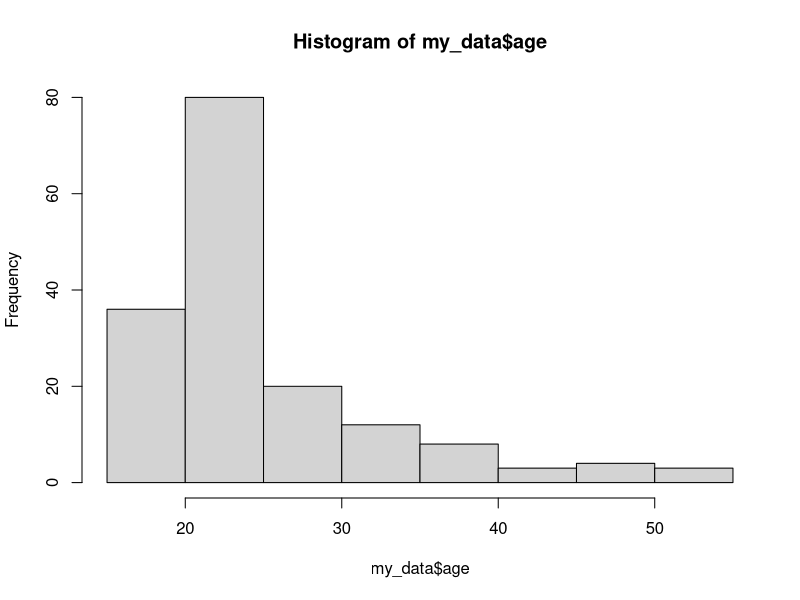
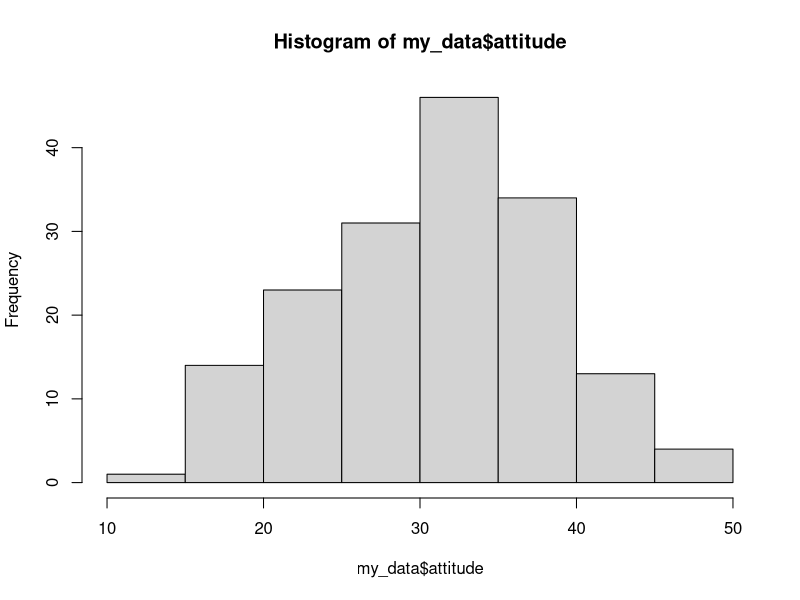
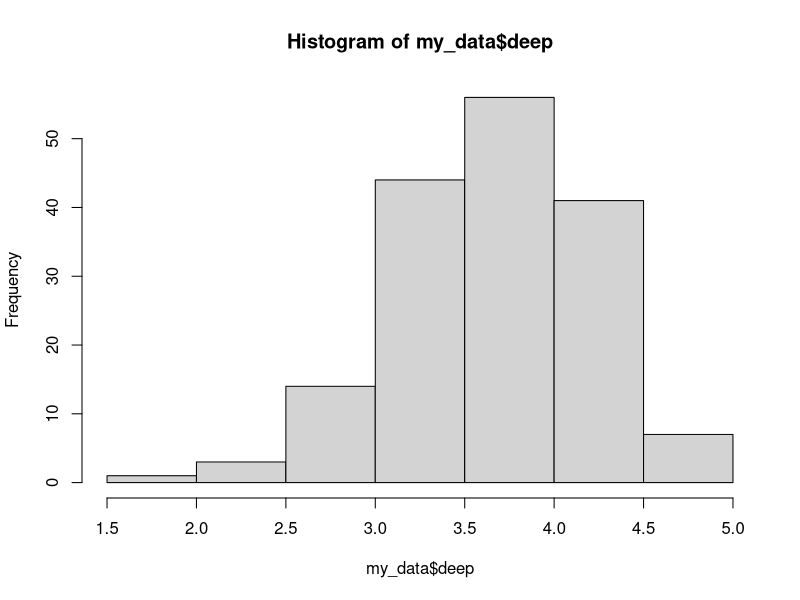
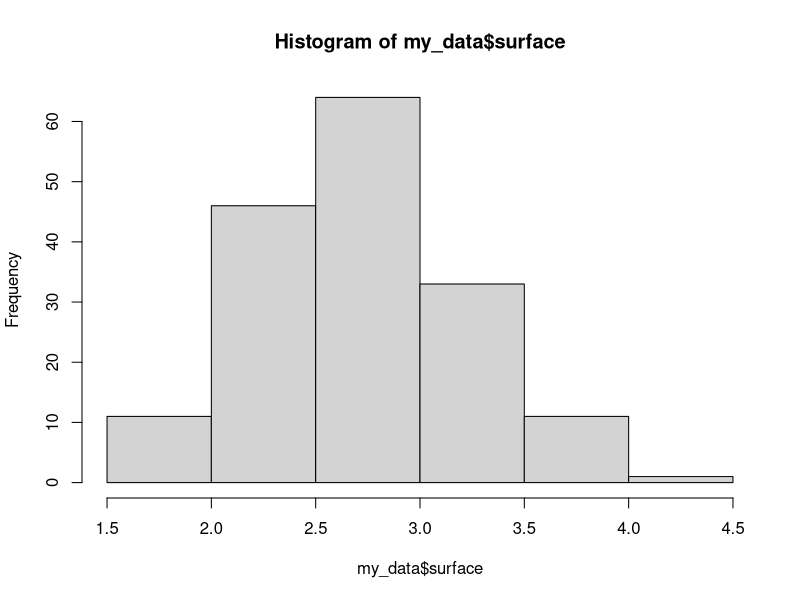
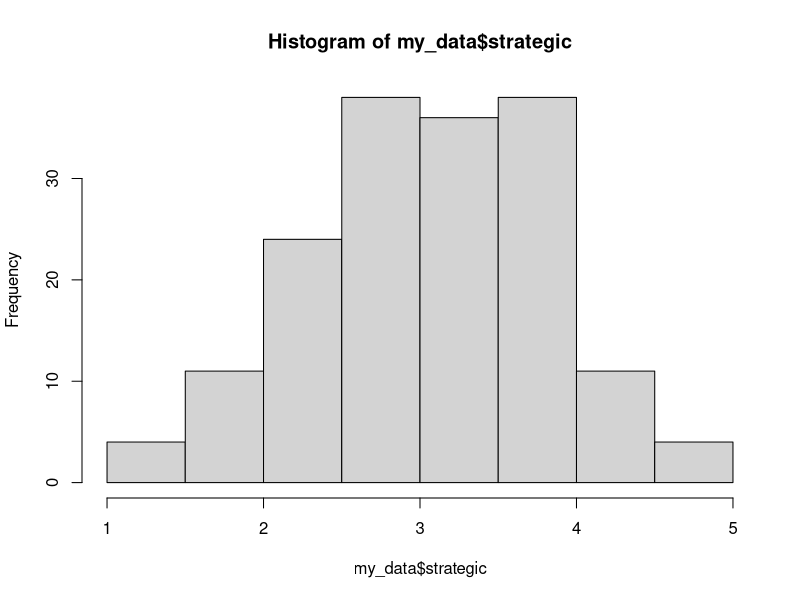
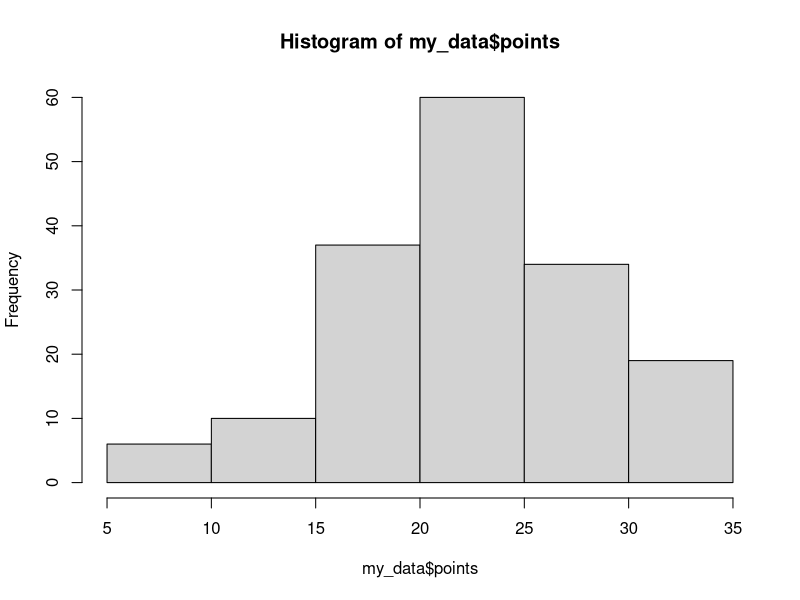
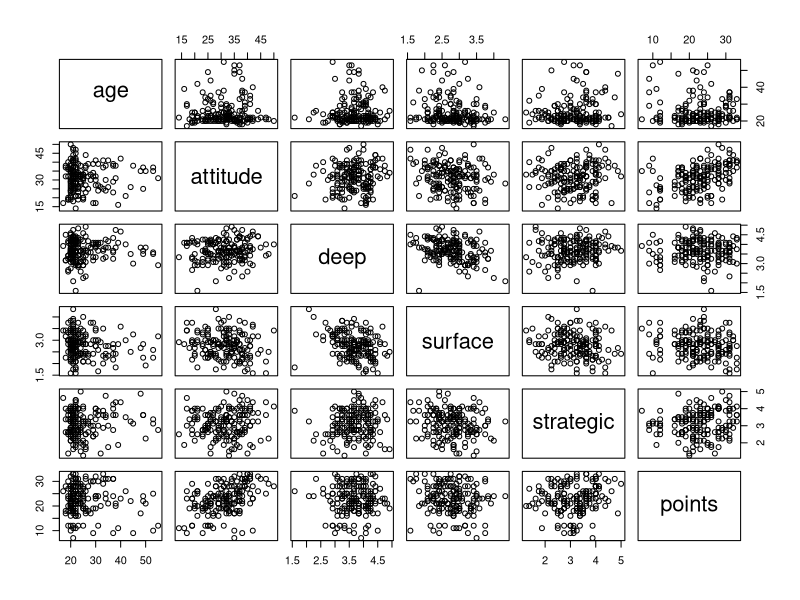
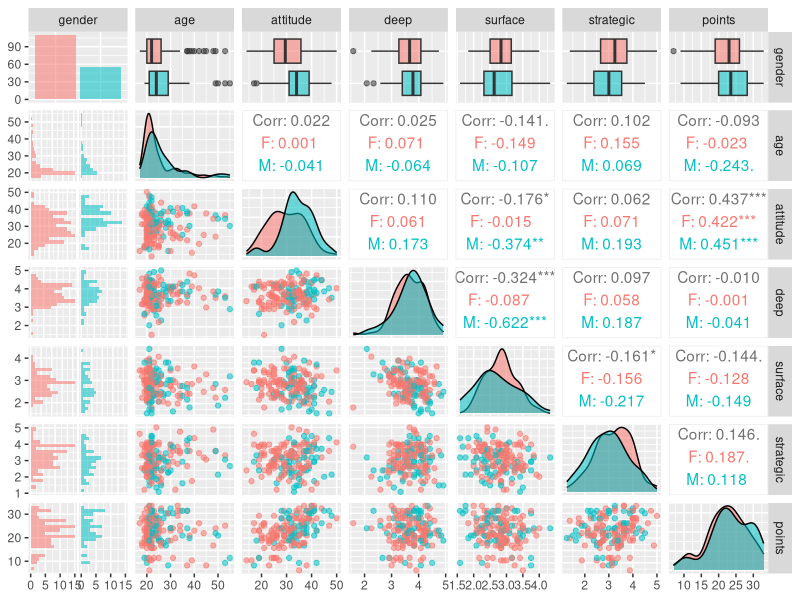

These figures' R source, in order:
## ---- chunk 1
date()
## ---- chunk 2
# set working directory and read in previously created csv file
setwd("/Users/nygrpetr/Desktop/iods/iods_petra/")
my_data <- read.csv("data/learning2014.csv") 

## ---- chunk 3
# explore dimensions dim() (number of rows and columns) and structure str() of the data
dim(my_data)
str(my_data)

#Remove extra variable "X"
my_data$X <- NULL


## ---- chunk 4

# install (if not yet installed) and load library 
# install.packages("ggplot2")
# install.packages("GGally")
library(ggplot2)
library(GGally)

#Plots some histograms to check distributions of the data
hist(my_data$age)
hist(my_data$attitude)
hist(my_data$deep)
hist(my_data$surface)
hist(my_data$strategic)
hist(my_data$points)

#See summary of the data
summary(my_data)

#Graphical overview
#Pairs creates a matrix of plots showing correlations between numerical variables. The first variable, gender, is subsetted out because it is a non-numerical variable
pairs(my_data[,-1])

#Alternatively ggpairs can be used to create a plot matrix
ggpairs(my_data, mapping = aes(col = gender, alpha = 0.3), lower = list(combo = wrap("facethist", bins = 20)))


## ---- chunk 5
# fit a model with three 
model <- lm(points ~ attitude + surface + strategic, data = my_data)

# print out summary
summary(model)

#### Only attitude is significant so we try again with only attitude
model_new <- lm(points ~ attitude, data = my_data)

# print out summary
summary(model_new)
## ---- chunk 6

# Diagnostic plots using plot() function
par(mfrow=c(2,2))
plot(model_new)


